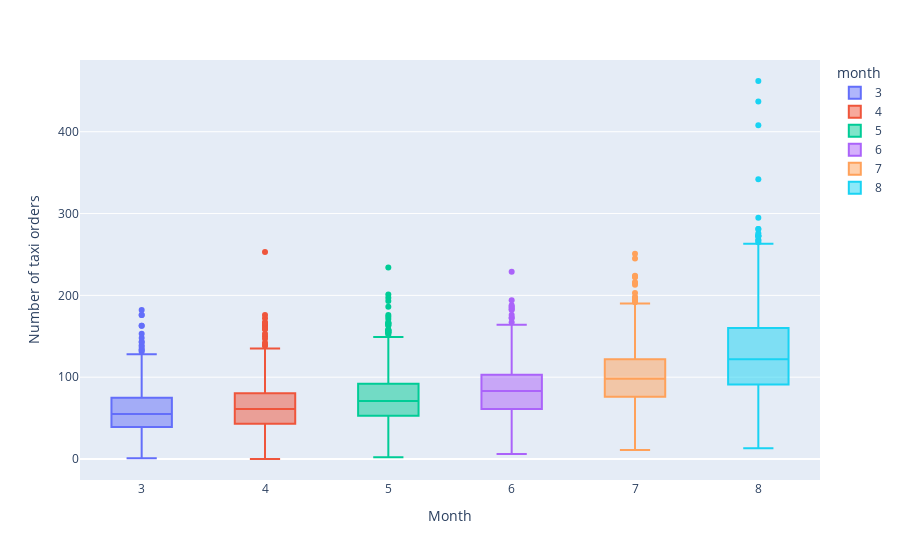

The notebook cell this image was saved under:
### Markdown cell above
Showing the monthly data as a box plot graph.

### Code cell
df['month'] = df.index.month

fig = px.box(df, x="month", y="num_orders", color="month")
fig.update_layout(xaxis_title='Month', yaxis_title='Number of taxi orders')

### Figure 1 — Plotly figure (JSON) as saved in the notebook; plotly's stock layout.template omitted (floating-point values rounded to 4 significant figures; data arrays with more than 128 entries replaced by an {"elided": "..."} marker saying what was removed)
{"data": [{"alignmentgroup": "True", "hovertemplate": "month=%{x}<br>num_orders=%{y}<extra></extra>", "legendgroup": "3", "marker": {"color": "#636efa"}, "name": "3", "notched": false, "offsetgroup": "3", "orientation": "v", "showlegend": true, "type": "box", "x": {"elided": "744 int values"}, "x0": " ", "xaxis": "x", "y": {"elided": "744 int values"}, "y0": " ", "yaxis": "y"}, {"alignmentgroup": "True", "hovertemplate": "month=%{x}<br>num_orders=%{y}<extra></extra>", "legendgroup": "4", "marker": {"color": "#EF553B"}, "name": "4", "notched": false, "offsetgroup": "4", "orientation": "v", "showlegend": true, "type": "box", "x": {"elided": "720 int values"}, "x0": " ", "xaxis": "x", "y": {"elided": "720 int values"}, "y0": " ", "yaxis": "y"}, {"alignmentgroup": "True", "hovertemplate": "month=%{x}<br>num_orders=%{y}<extra></extra>", "legendgroup": "5", "marker": {"color": "#00cc96"}, "name": "5", "notched": false, "offsetgroup": "5", "orientation": "v", "showlegend": true, "type": "box", "x": {"elided": "744 int values"}, "x0": " ", "xaxis": "x", "y": {"elided": "744 int values"}, "y0": " ", "yaxis": "y"}, {"alignmentgroup": "True", "hovertemplate": "month=%{x}<br>num_orders=%{y}<extra></extra>", "legendgroup": "6", "marker": {"color": "#ab63fa"}, "name": "6", "notched": false, "offsetgroup": "6", "orientation": "v", "showlegend": true, "type": "box", "x": {"elided": "720 int values"}, "x0": " ", "xaxis": "x", "y": {"elided": "720 int values"}, "y0": " ", "yaxis": "y"}, {"alignmentgroup": "True", "hovertemplate": "month=%{x}<br>num_orders=%{y}<extra></extra>", "legendgroup": "7", "marker": {"color": "#FFA15A"}, "name": "7", "notched": false, "offsetgroup": "7", "orientation": "v", "showlegend": true, "type": "box", "x": {"elided": "744 int values"}, "x0": " ", "xaxis": "x", "y": {"elided": "744 int values"}, "y0": " ", "yaxis": "y"}, {"alignmentgroup": "True", "hovertemplate": "month=%{x}<br>num_orders=%{y}<extra></extra>", "legendgroup": "8", "marker": {"color": "#19d3f3"}, "name": "8", "notched": false, "offsetgroup": "8", "orientation": "v", "showlegend": true, "type": "box", "x": {"elided": "744 int values"}, "x0": " ", "xaxis": "x", "y": {"elided": "744 int values"}, "y0": " ", "yaxis": "y"}], "layout": {"boxmode": "overlay", "legend": {"title": {"text": "month"}, "tracegroupgap": 0}, "margin": {"t": 60}, "xaxis": {"anchor": "y", "categoryarray": [3, 4, 5, 6, 7, 8], "categoryorder": "array", "domain": [0, 1], "title": {"text": "Month"}}, "yaxis": {"anchor": "x", "domain": [0, 1], "title": {"text": "Number of taxi orders"}}}}
